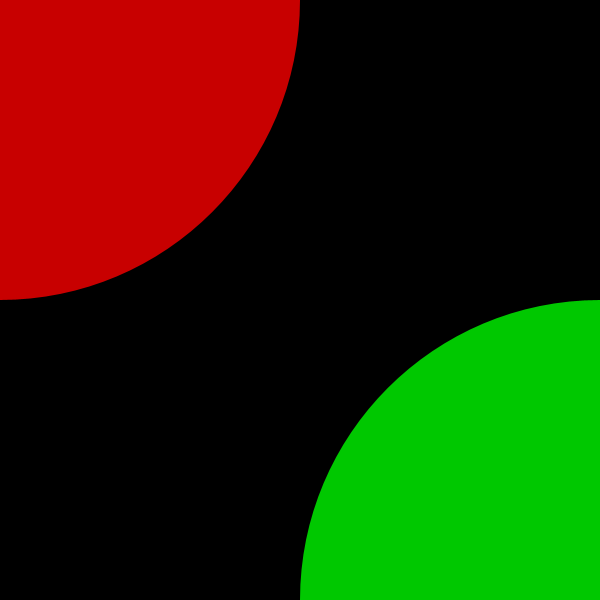
Frame 1 (no input)
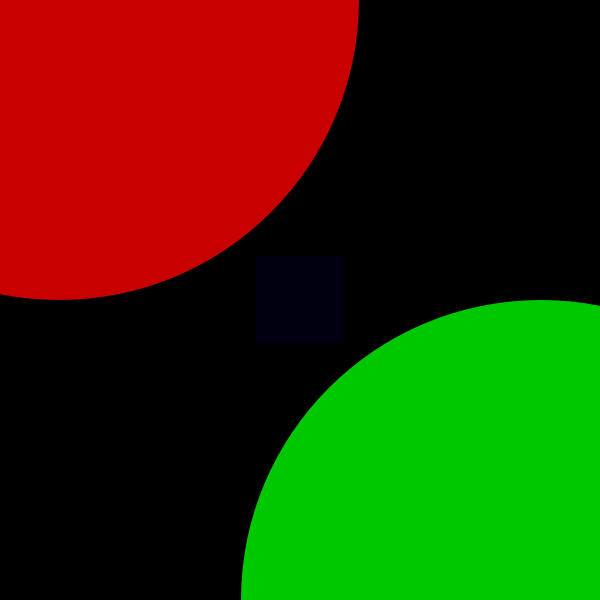
Frame 60 (the mouse pressed at the canvas centre just before this capture)
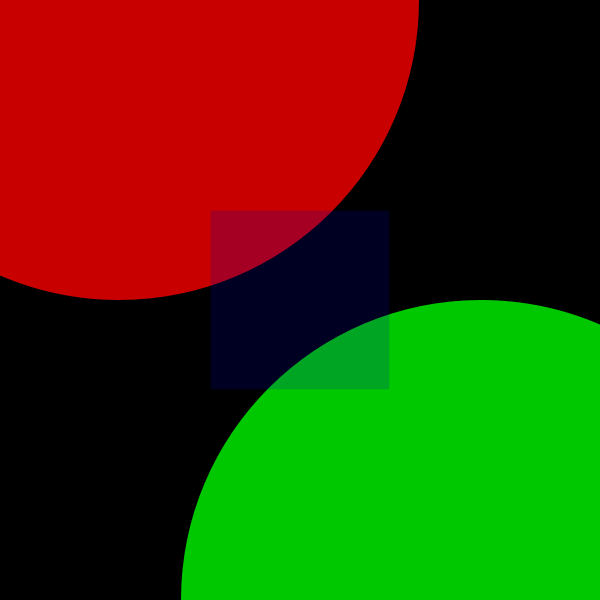
Frame 120 (the mouse held since frame 60 and released just before this capture)

The Processing sketch that drew these frames (run headless with seeded random() and noise(); from frame 60 on, the mouse is pressed at the canvas centre):

// Processing sketch: Clase3
// ── Clase3.pde
// ANIMACION LINEAL: con variables de Usuario

//1) VARIABLES: DECLARACIóN
int posXRojo;
int posXVerde;
float tamanioCuadrado;

void setup(){  //CONFIGURACION
  size( 600, 600 );
  colorMode( RGB );  //por defecto es asi
  rectMode( CENTER );  //CORNER, CENTER, CORNERS
  noStroke();

  //definir cantidad de FRAMES por SEGUNDO del DRAW
  frameRate( 30 );
  
  //2) VARIABLES: ASIGNACIóN
  posXRojo = 0;
  posXVerde = 600;
  tamanioCuadrado = 0.0;  //porque float
}

void draw(){  //se va a ejecutar a 30 FPS (como se definió en frameRate)
  //para no dejar rastro / tener feedback de los frames anterior
  background( 0 );
  
  //circulo rojo
  fill( 200, 0, 0 );
  ellipse( posXRojo, 0, 600, 600 );
  
  //circulo verde
  fill( 0, 200, 0 );
  ellipse( posXVerde, height, 600, 600 );
  
  //cuadrado azul
  fill( 0, 0, 200, tamanioCuadrado/4 );  //atentis a esta operacion de DIVISION
  rect( width/2, height/2, tamanioCuadrado, tamanioCuadrado );
  
  //3) VARIABLES: ACTUALIZACIóN
  posXRojo = posXRojo + 1;  //suma 1 a la variable
  posXVerde--;  //resta 1, de manera simplificada
  //tamanioCuadrado = tamanioCuadrado + 0.5;
  tamanioCuadrado += 1.5;  //forma simplificada de INCREMENTO
  
  save("Anim.png");

}
